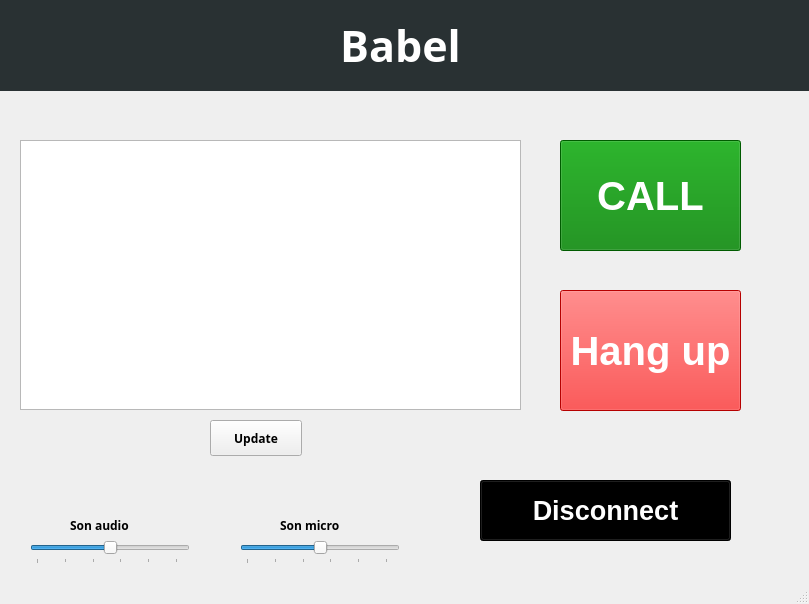
<?xml version="1.0" encoding="UTF-8"?>
<ui version="4.0">
 <class>MainWindow</class>
 <widget class="QMainWindow" name="MainWindow">
  <property name="geometry">
   <rect>
    <x>0</x>
    <y>0</y>
    <width>809</width>
    <height>604</height>
   </rect>
  </property>
  <property name="font">
   <font>
    <family>Waree</family>
    <weight>75</weight>
    <bold>true</bold>
   </font>
  </property>
  <property name="windowTitle">
   <string>MainWindow</string>
  </property>
  <property name="styleSheet">
   <string notr="true"/>
  </property>
  <widget class="QWidget" name="centralwidget">
   <widget class="QLabel" name="Babel">
    <property name="geometry">
     <rect>
      <x>-10</x>
      <y>0</y>
      <width>821</width>
      <height>91</height>
     </rect>
    </property>
    <property name="font">
     <font>
      <family>Waree</family>
      <pointsize>32</pointsize>
      <weight>75</weight>
      <bold>true</bold>
      <underline>false</underline>
     </font>
    </property>
    <property name="styleSheet">
     <string notr="true">background-color: #293133;
color: white;</string>
    </property>
    <property name="text">
     <string>Babel</string>
    </property>
    <property name="alignment">
     <set>Qt::AlignCenter</set>
    </property>
   </widget>
   <widget class="QListWidget" name="ListContact">
    <property name="geometry">
     <rect>
      <x>20</x>
      <y>140</y>
      <width>501</width>
      <height>270</height>
     </rect>
    </property>
    <property name="minimumSize">
     <size>
      <width>501</width>
      <height>0</height>
     </size>
    </property>
    <property name="maximumSize">
     <size>
      <width>501</width>
      <height>16777215</height>
     </size>
    </property>
    <property name="font">
     <font>
      <family>Waree</family>
      <pointsize>15</pointsize>
      <weight>75</weight>
      <italic>false</italic>
      <bold>true</bold>
     </font>
    </property>
    <property name="styleSheet">
     <string notr="true"/>
    </property>
     </widget>
   <widget class="QPushButton" name="callButton">
    <property name="geometry">
     <rect>
      <x>560</x>
      <y>140</y>
      <width>181</width>
      <height>111</height>
     </rect>
    </property>
    <property name="font">
     <font>
      <family>Cantarell</family>
      <pointsize>30</pointsize>
      <weight>75</weight>
      <bold>true</bold>
     </font>
    </property>
    <property name="autoFillBackground">
     <bool>false</bool>
    </property>
    <property name="styleSheet">
     <string notr="true">background-color: green;
color: white;</string>
    </property>
    <property name="text">
     <string>CALL</string>
    </property>
   </widget>
   <widget class="QPushButton" name="HangUpButton">
    <property name="geometry">
     <rect>
      <x>560</x>
      <y>290</y>
      <width>181</width>
      <height>121</height>
     </rect>
    </property>
    <property name="font">
     <font>
      <family>Cantarell</family>
      <pointsize>30</pointsize>
      <weight>75</weight>
      <bold>true</bold>
     </font>
    </property>
    <property name="autoFillBackground">
     <bool>false</bool>
    </property>
    <property name="styleSheet">
     <string notr="true">background-color: red;
color: white;</string>
    </property>
    <property name="text">
     <string>Hang up</string>
    </property>
   </widget>
   <widget class="QLabel" name="soundLabel">
    <property name="geometry">
     <rect>
      <x>70</x>
      <y>510</y>
      <width>81</width>
      <height>31</height>
     </rect>
    </property>
    <property name="font">
     <font>
      <family>Waree</family>
      <weight>75</weight>
      <bold>true</bold>
     </font>
    </property>
    <property name="text">
     <string>Son audio</string>
    </property>
   </widget>
   <widget class="QLabel" name="micLabel">
    <property name="geometry">
     <rect>
      <x>280</x>
      <y>510</y>
      <width>81</width>
      <height>31</height>
     </rect>
    </property>
    <property name="font">
     <font>
      <family>Waree</family>
      <weight>75</weight>
      <bold>true</bold>
     </font>
    </property>
    <property name="text">
     <string>Son micro</string>
    </property>
   </widget>
   <widget class="QSlider" name="audioSlider">
    <property name="geometry">
     <rect>
      <x>30</x>
      <y>540</y>
      <width>160</width>
      <height>24</height>
     </rect>
    </property>
    <property name="value">
     <number>50</number>
    </property>
    <property name="sliderPosition">
     <number>50</number>
    </property>
    <property name="orientation">
     <enum>Qt::Horizontal</enum>
    </property>
    <property name="invertedAppearance">
     <bool>false</bool>
    </property>
    <property name="invertedControls">
     <bool>false</bool>
    </property>
    <property name="tickPosition">
     <enum>QSlider::TicksBelow</enum>
    </property>
    <property name="tickInterval">
     <number>19</number>
    </property>
   </widget>
   <widget class="QSlider" name="micSlider">
    <property name="geometry">
     <rect>
      <x>240</x>
      <y>540</y>
      <width>160</width>
      <height>24</height>
     </rect>
    </property>
    <property name="value">
     <number>50</number>
    </property>
    <property name="orientation">
     <enum>Qt::Horizontal</enum>
    </property>
    <property name="tickPosition">
     <enum>QSlider::TicksBelow</enum>
    </property>
    <property name="tickInterval">
     <number>19</number>
    </property>
   </widget>
   <widget class="QPushButton" name="updateButton">
    <property name="geometry">
     <rect>
      <x>210</x>
      <y>420</y>
      <width>92</width>
      <height>36</height>
     </rect>
    </property>
    <property name="text">
     <string>Update</string>
    </property>
   </widget>
   <widget class="QPushButton" name="DisconnectButton">
    <property name="geometry">
     <rect>
      <x>480</x>
      <y>480</y>
      <width>251</width>
      <height>61</height>
     </rect>
    </property>
    <property name="font">
     <font>
      <family>Cantarell</family>
      <pointsize>20</pointsize>
      <weight>75</weight>
      <bold>true</bold>
     </font>
    </property>
    <property name="autoFillBackground">
     <bool>false</bool>
    </property>
    <property name="styleSheet">
     <string notr="true">background-color: black;
color: white;</string>
    </property>
    <property name="text">
     <string>Disconnect</string>
    </property>
   </widget>
  </widget>
  <widget class="QStatusBar" name="statusbar"/>
  <action name="actionNew_Contact">
   <property name="text">
    <string>New Contact</string>
   </property>
  </action>
  <action name="actionSound">
   <property name="text">
    <string>Sound</string>
   </property>
  </action>
  <action name="actionMy_account">
   <property name="text">
    <string>My account</string>
   </property>
  </action>
 </widget>
 <resources/>
 <connections/>
</ui>
